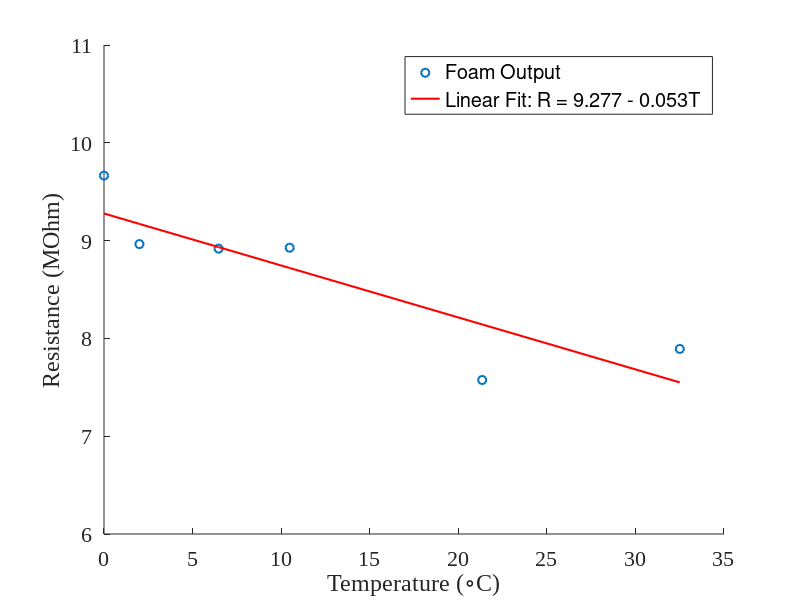

This figure's MATLAB source:
%ResistanceVStemperature

R = [9664.732901
8964.26064
8917.845148
8926.810422
7574.712365
7892.558077]./1000;

T = [0
1.999632485
6.468670954
10.48010172
21.34974024
32.50406201];

fit = (9277-53.133.*T)./1000;

figure
hold on
set(gca,'fontname','Times New Roman');
set(gca,'fontsize',16);
plot(T,R,'o','LineWidth',1.5)
plot(T,fit,'-r','LineWidth',1.5)
xlabel('Temperature (\circC)')
ylabel('Resistance (MOhm)')
ylim([6,11])
legend('Foam Output','Linear Fit: R = 9.277 - 0.053T')
